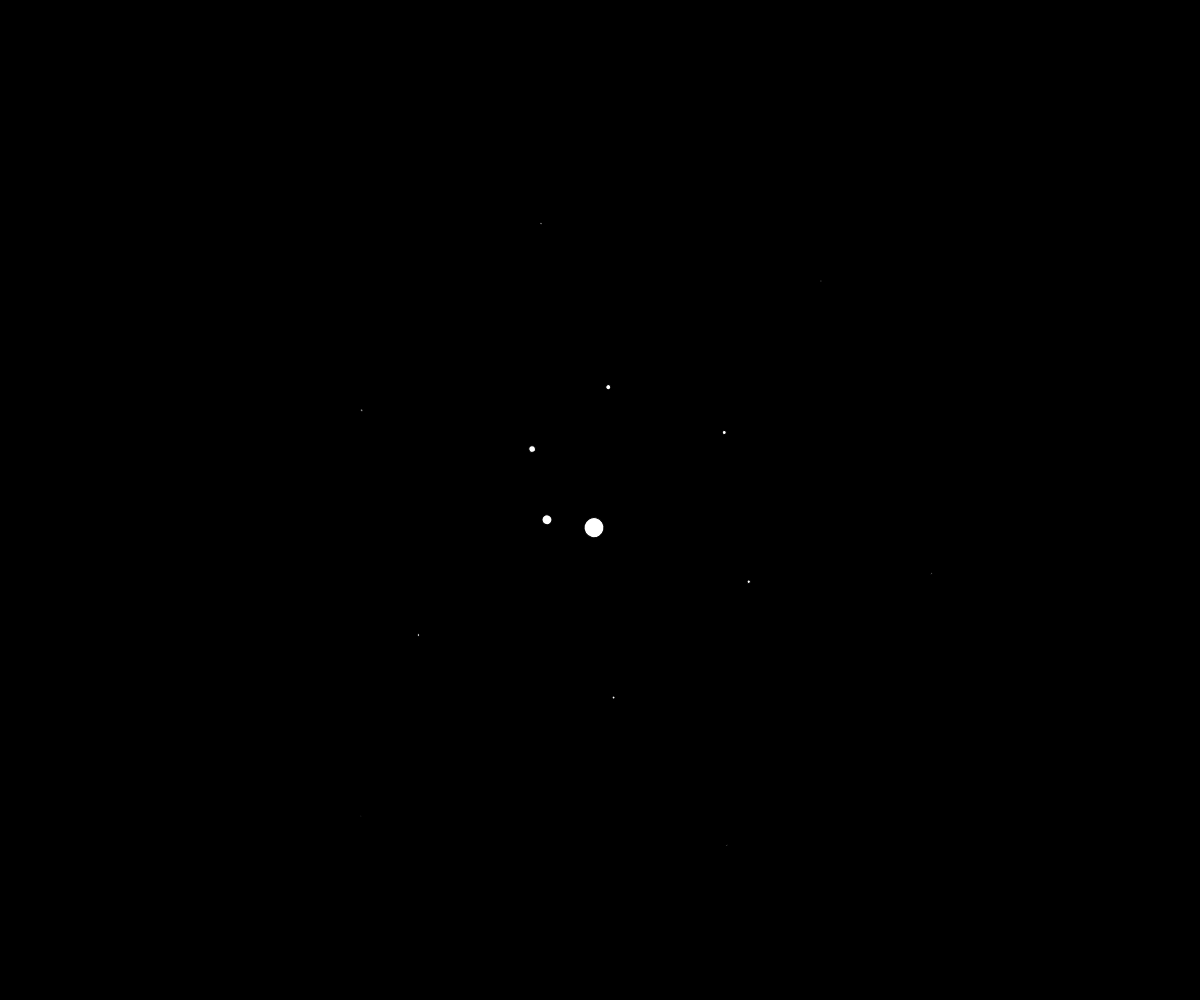
Frame 1 (no input)
Frame 60 (no input): identical to frame 1, image omitted
Frame 120 (the mouse pressed at the canvas centre since frame 60): identical to frame 1, image omitted

The p5.js sketch that drew this single still picture (run headless with seeded random() and noise() and a simulated clock; from frame 60 on, the mouse is pressed at the canvas centre):

// p5.js sketch
// ── sketch.js
var s = 20;
var n = 15;

var particles = [];

function setup() {
 createCanvas(windowWidth, windowHeight);
	
 for(var i = 0; i < n; i++){
 	var x = map(i,0,n,0,360);
 	particles.push(new Particle(i,s));
 }
 console.log(particles);
}


function draw() {
 background(0);
 translate(width/2,height/2);
	for(var i = 0; i < n; i++){
  push();
	 rotate(particles[i].r);
	 particles[i].show();
	 pop();
	}
	
	/*stroke(255,0,0);
	beginShape();
 for(var i = 0; i < n; i++){
 	vertex(cos(particles[i].r*s),sin(particles[i].r*s));
 }
 endShape();*/
}

function Particle(r,s){
	this.r = r;
	this.s = s;
	
	this.show = function(){
		ellipse(r*s,r*s,s/r,s/r);	 
	}
}
